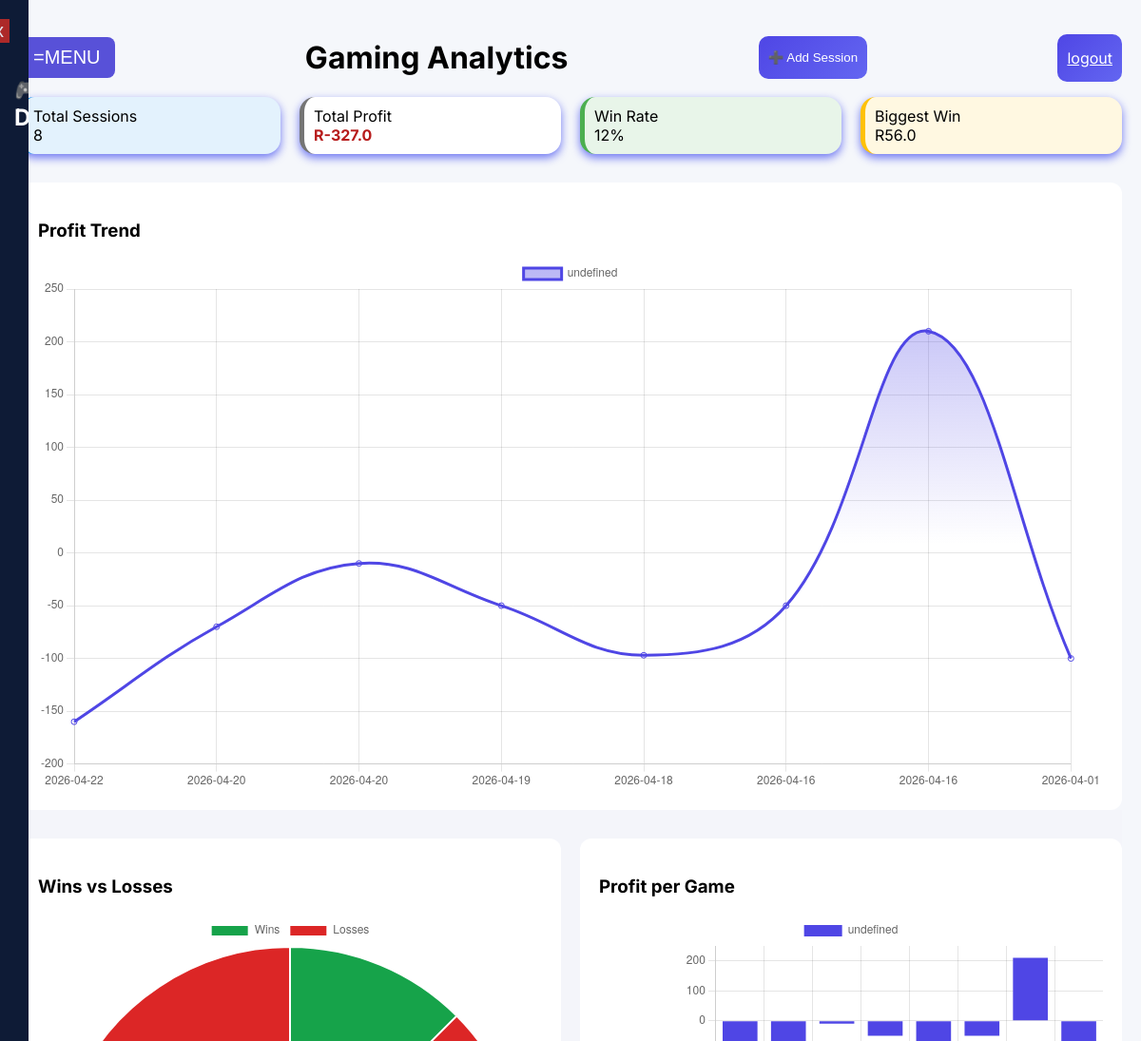
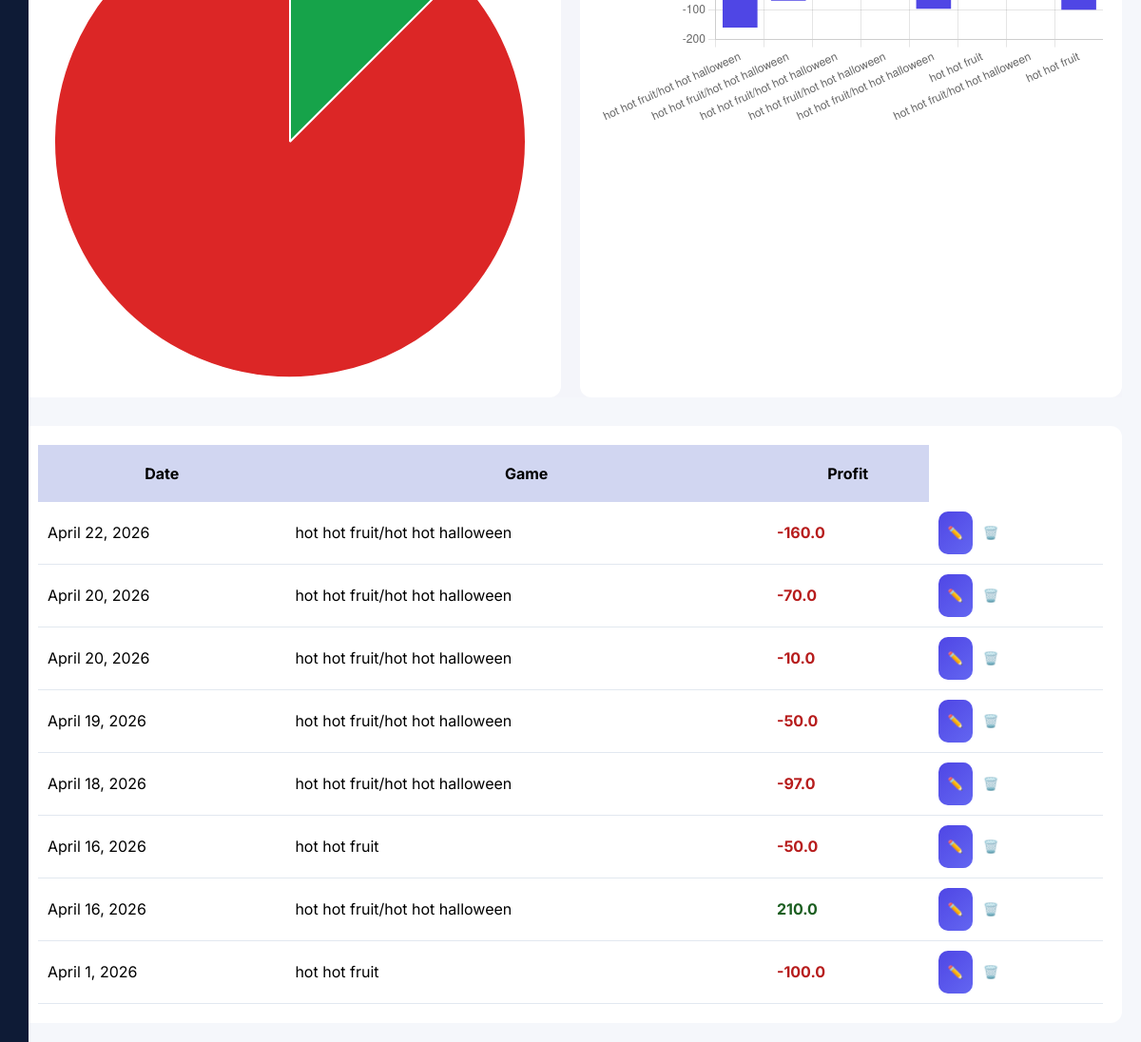
The app's page /sessions/ (signed in) with its own data (2 pictures, top to bottom).
### dashboard/models.py (models this page shows, shortened)
class GamingSession(models.Model):
    user = models.ForeignKey(User, on_delete=models.CASCADE)
    date = models.DateField()
    game_name = models.CharField(max_length=100)
    time_played = models.CharField(max_length=20)
    start_balance = models.FloatField()
    end_balance = models.FloatField()
    profit = models.FloatField(blank= True, null= True)
    spins = models.IntegerField()
    bet = models.FloatField()
    best_win = models.FloatField()
    bonus_buy = models.BooleanField(default=False)
    spin_mode = models.CharField(max_length=50)
    video_name = models.CharField(max_length=100, blank=True)
    created_at = models.DateTimeField(auto_now_add=True)

### dashboard/views.py (the view)
# urls.py: path('sessions/', views.dashboard_view,name='dashboard'),#defalt page
@login_required
def dashboard_view(request):
    sessions = GamingSession.objects.all().order_by('-date')
    start_date = request.GET.get('start')
    end_date = request.GET.get('end')
    if start_date and end_date:
        sessions = sessions.filter(date__range=[start_date, end_date])
    total_sessions = sessions.count()
    total_profit = sum(s.profit or 0 for s in sessions)
    biggest_win = max([s.best_win for s in sessions], default=0)
    wins = sum(1 for s in sessions if (s.profit or 0) > 0)
    losses = sum(1 for s in sessions if (s.profit or 0) <= 0)
    win_rate = (wins / total_sessions * 100) if total_sessions > 0 else 0
    dates = [s.date.strftime("%Y-%m-%d") for s in sessions]
    profits = [s.profit or 0 for s in sessions]
    games = [s.game_name for s in sessions]
    if request.method == "POST":
        form = GamingSessionForm(request.POST)
        if form.is_valid():
            form.save()
            return redirect('dashboard')
    else:
        form = GamingSessionForm()
    return render(request, 'dashboard/dashboard.html', {
        'sessions': sessions,
        'form': form,
        'total_sessions': total_sessions,
        'total_profit': total_profit,
        'biggest_win': biggest_win,
        'win_rate': round(win_rate),
        'dates': dates,
        'profits': profits,
        'games': games,
        'losses': losses,
        'wins': wins,
    })

### dashboard/templates/dashboard/dashboard.html (shortened to what this page needs)
<!DOCTYPE html>
<html lang="en">
<head>
</head>
<body>
<div id="sidebar" class="sidebar">
    <button id="close-btn" class="close-btn">x</button>
    <h2>🎮 Dashboard</h2>
    <a href="{% url 'overview' %}" class="{% if request.path == '/' %}active{% endif %}">
    </a>
    <a href="{% url 'dashboard' %}" class="{% if request.path == '/sessions/' %}active{% endif %}">
    </a>
</div>
<div class="main">
<div class="header">
    <button id="menu-btn" class="menu-button">=MENU</button>
    <h1>Gaming Analytics</h1>
    <button class="btn" onclick="openModal()">➕ Add Session</button>
    <a href="{% url 'logout' %}" class="btn" style= "background":#ef4444;>
        logout
    </a>
</div>
<div class="cards">
    <div class="card blue">
        <div class="card-top">Total Sessions</div>
        <div class="card-value">{{ total_sessions }}</div>
    </div>
    <div class="card white">
        <div class="card-top">Total Profit</div>
        <div class="card-value {% if total_profit > 0 %}green{% else %}red{% endif %}">
            R{{ total_profit }}
        </div>
    </div>
    <div class="card green-card">
        <div class="card-top">Win Rate</div>
        <div class="card-value">{{ win_rate }}%</div>
    </div>
    <div class="card yellow">
        <div class="card-top">Biggest Win</div>
        <div class="card-value">R{{ biggest_win }}</div>
    </div>
</div>
<div class="chart-box">
    <h3>Profit Trend</h3>
    <canvas id="chart"></canvas>
</div>
<div class="charts">
<div class="chart-box">
    <h3>Wins vs Losses</h3>
    <canvas id="pieChart"></canvas>
</div>
<div class="chart-box">
    <h3>Profit per Game</h3>
    <canvas id="barChart"></canvas>
</div>
</div>
<div class="table-box">
<table>
<tr><th>Date</th><th>Game</th><th>Profit</th></tr>
{% for session in sessions %}
<tr>
    <td>{{ session.date }}</td>
    <td>{{ session.game_name }}</td>
    <td class="{% if session.profit > 0 %}green{% else %}red{% endif %}">
        {{ session.profit }}
    </td>
    <td>
        <button class="btn"
            onclick="editSession('{{ session.id }}','{{ session.date }}','{{ session.game_name }}','{{ session.profit }}')">
            ✏️
        </button>
        <form method="POST" action="{% url 'delete_session' session.id %}" style="display:inline;">
            <button type="submit" style="border:none;background:none;color:red;cursor:pointer;">
                🗑️
            </button>
        </form>
    </td>
</tr>
{% endfor %}
</table>
</div>
</div>
<script>
const sidebar = document.getElementById("sidebar");
const menuBtn = document.getElementById('menu-btn');
const closeBtn = document.getElementById('close-btn');
const overlay = document.getElementById('overlay');
menuBtn.onclick = () => {
    sidebar.classList.add("active");
    overlay.classList.add("active");
}
closeBtn.onclick = () => {
    sidebar.classList.remove("active");
    overlay.classList.remove("active");
}
overlay.onclick = () => {
    sidebar.classList.remove("active");
    overlay.classList.remove("active");
}
// CHARTS
const ctx = document.getElementById('chart').getContext('2d');
const gradient = ctx.createLinearGradient(0,0,0,300);
gradient.addColorStop(0,"rgba(79,70,229,0.4)");
gradient.addColorStop(1,"rgba(79,70,229,0)");
new Chart(ctx,{
type:'line',
data:{
labels: {{ dates|safe }},
datasets:[{
data: {{ profits|safe }},
borderColor:"#4f46e5",
backgroundColor:gradient,
fill:true,
tension:0.4
}]
}
});
new Chart(document.getElementById('pieChart'),{
type:'pie',
data:{
labels:['Wins','Losses'],
datasets:[{
data:[{{ wins|default:0 }},{{ losses|default:0 }}],
backgroundColor:['#16a34a','#dc2626']
}]
}
});
new Chart(document.getElementById('barChart'),{
type:'bar',
data:{
labels: {{ games|default:"[]"|safe }},
datasets:[{
data: {{ profits|default:"[]"|safe }},
backgroundColor:"#4f46e5"
}]
}
});
// MODAL
function openModal() {
    document.getElementById("modal").style.display = "block";
    document.getElementById("sessionForm").reset();
    document.getElementById("session_id").value = "";
}
function editSession(id, date, game, profit) {
    openModal();
    document.getElementById("session_id").value = id;
    // These names MUST match your form fields
    document.getElementById("id_date").value = date;
    document.getElementById("id_game_name").value = game;
    document.getElementById("id_profit").value = profit;
}
function closeModal() {
    document.getElementById("modal").style.display = "none";
}
window.onclick = function(e) {
    if (e.target.id === "modal") {
        closeModal();
    }
}
</script>
</body>
</html>

### dashboard/templates/dashboard/dashboard.html (style rules this page uses)
body { margin: 0; font-family: 'Inter', sans-serif; background: #f5f7fb; display: flex; }
.sidebar { width: 0; background: #0e1b36; color: white; height: 100%; padding: 15px; position: fixed; top: 0; left: 0; overflow-x: hidden; transition: width 0.3s ease; padding-top: 60px; z-index: 1000; box-shadow:0.2s; }
.sidebar a { display: block; padding: 12px 20px; margin: 5px 0; color: #cbd5f5; text-decoration: none; border-radius: 8px; text-decoration: none; font-size: 18px; transition: 0.5s; }
.menu-button { font-size: 20px; padding: 10px 15px; cursor:pointer; background: #5851d8; color: white; border: none; border-radius: 8px; }
.close-btn { position: absolute; top:20px; right: 20px; font-size: 20px; background: #ad2929; border: none; color: #E2E8F0; cursor: pointer; }
.main { width: 100%; padding: 20px; }
.header { display: flex; justify-content: space-between; align-items: center; }
.btn { background: linear-gradient(135deg, #4f46e5, #6366f1); color: white; padding: 15px 10px; border-radius: 10px; border: none; cursor: pointer; }
.cards { display: grid; grid-template-columns: repeat(auto-fit, minmax(220px,1fr)); gap: 20px; }
.card { padding: 10px; border-radius: 16px; box-shadow: 0 4px 10px rgba(17, 31, 236, 0.59); }
.card:nth-child(1) { background: #E3F2FD; border-left: 5px solid #2196F3; }
.card:nth-child(2) { background: #FFFFFF; border-left:5px solid #757575; }
.card:nth-child(3) { background: #E8F5E9; border-left:5px solid #4CAF50; }
.card:nth-child(4) { background: #FFF8E1; border-left:5px solid #FFC107; }
.green { color: #1B5E20; font-weight: 700; }
.red { color: #B71C1C; font-weight: 700; }
.chart-box { background: white; padding: 20px; margin-top: 30px; border-radius: 12px; }
.charts { display: grid; grid-template-columns: repeat(auto-fit, minmax(300px,1fr)); gap: 20px; background: #803a5b02; }
.table-box { margin-top: 30px; background: white; padding: 20px; border-radius: 12px; overflow-x: auto; }
table { width: 100%; border-collapse: collapse; }
th { background: #0e27b330; padding: 20px; }
td { padding: 10px; border-bottom: 1px solid #e2e8f0; }

### records on screen
GamingSession: best_win "56.0", date "April 16, 2026", game_name "hot hot fruit/hot hot halloween", profit "210.0"
GamingSession: date "April 22, 2026", game_name "hot hot fruit/hot hot halloween", profit "-160.0"
GamingSession: date "April 20, 2026", game_name "hot hot fruit/hot hot halloween", profit "-70.0"
GamingSession: date "April 20, 2026", game_name "hot hot fruit/hot hot halloween", profit "-10.0"
GamingSession: date "April 19, 2026", game_name "hot hot fruit/hot hot halloween", profit "-50.0"
GamingSession: date "April 18, 2026", game_name "hot hot fruit/hot hot halloween", profit "-97.0"
GamingSession: date "April 16, 2026", game_name "hot hot fruit", profit "-50.0"
GamingSession: date "April 1, 2026", game_name "hot hot fruit", profit "-100.0"

### other values on screen
{{ total_sessions }} "8"
{{ total_profit }} "-327.0"
{{ win_rate }} "12"
chart data {{ dates|safe }} ['2026-04-22', '2026-04-20', '2026-04-20', '2026-04-19', '2026-04-18', '2026-04-16', '2026-04-16', '2026-04-01']
chart data {{ profits|safe }} [-160.0, -70.0, -10.0, -50.0, -97.0, -50.0, 210.0, -100.0]
chart data {{ wins|default:0 }} 1
chart data {{ losses|default:0 }} 7
